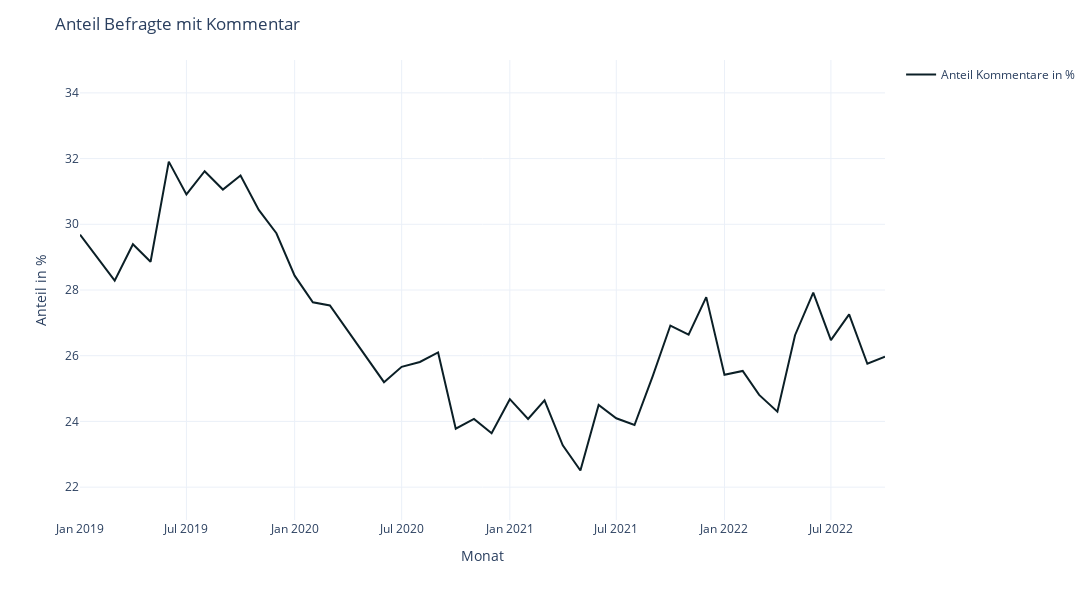

Notebook code for this chart:
### Code cell
fig = px.line(df_counts_month,
              x="yearmonth",
              y='Kommentar Ratio in %',
              color_discrete_sequence=color_discrete_sequence,
              template=template)
fig.update_layout(
    title="Anteil Befragte mit Kommentar",
    yaxis_title='Anteil in %',
    xaxis_title='Monat',
    width=1200, 
    height=600,
    )
fig.update_traces(line_width=2)
#fig.update_yaxes(range=(0,40))


# show legend for singel line plots
fig['data'][0]['showlegend'] = True
fig['data'][0]['name'] = 'Anteil Kommentare in %'

fig.update_yaxes(range=(21,35))

fig.show()

pio.write_image(fig,"images/fig-anteil-befragte-mit-kommentar.svg") #save fig as svg

### Figure 1 — Plotly figure (JSON) as saved in the notebook; plotly's stock layout.template omitted (floating-point values rounded to 4 significant figures)
{"data": [{"hovertemplate": "yearmonth=%{x}<br>Kommentar Ratio in %=%{y}<extra></extra>", "legendgroup": "", "line": {"color": "#0B1F26", "dash": "solid", "width": 2}, "marker": {"symbol": "circle"}, "mode": "lines", "name": "Anteil Kommentare in %", "orientation": "v", "showlegend": true, "type": "scatter", "x": ["2019-01-01T00:00:00", "2019-02-01T00:00:00", "2019-03-01T00:00:00", "2019-04-01T00:00:00", "2019-05-01T00:00:00", "2019-06-01T00:00:00", "2019-07-01T00:00:00", "2019-08-01T00:00:00", "2019-09-01T00:00:00", "2019-10-01T00:00:00", "2019-11-01T00:00:00", "2019-12-01T00:00:00", "2020-01-01T00:00:00", "2020-02-01T00:00:00", "2020-03-01T00:00:00", "2020-06-01T00:00:00", "2020-07-01T00:00:00", "2020-08-01T00:00:00", "2020-09-01T00:00:00", "2020-10-01T00:00:00", "2020-11-01T00:00:00", "2020-12-01T00:00:00", "2021-01-01T00:00:00", "2021-02-01T00:00:00", "2021-03-01T00:00:00", "2021-04-01T00:00:00", "2021-05-01T00:00:00", "2021-06-01T00:00:00", "2021-07-01T00:00:00", "2021-08-01T00:00:00", "2021-09-01T00:00:00", "2021-10-01T00:00:00", "2021-11-01T00:00:00", "2021-12-01T00:00:00", "2022-01-01T00:00:00", "2022-02-01T00:00:00", "2022-03-01T00:00:00", "2022-04-01T00:00:00", "2022-05-01T00:00:00", "2022-06-01T00:00:00", "2022-07-01T00:00:00", "2022-08-01T00:00:00", "2022-09-01T00:00:00", "2022-10-01T00:00:00"], "xaxis": "x", "y": [29.68, 28.95, 28.28, 29.39, 28.86, 31.91, 30.91, 31.62, 31.06, 31.48, 30.44, 29.73, 28.44, 27.63, 27.53, 25.19, 25.66, 25.81, 26.1, 23.78, 24.08, 23.64, 24.68, 24.08, 24.64, 23.27, 22.51, 24.5, 24.1, 23.89, 25.38, 26.92, 26.64, 27.78, 25.42, 25.54, 24.81, 24.3, 26.62, 27.92, 26.48, 27.26, 25.76, 25.97], "yaxis": "y"}], "layout": {"height": 600, "legend": {"tracegroupgap": 0}, "margin": {"t": 60}, "title": {"text": "Anteil Befragte mit Kommentar"}, "width": 1200, "xaxis": {"anchor": "y", "domain": [0, 1], "title": {"text": "Monat"}}, "yaxis": {"anchor": "x", "domain": [0, 1], "range": [21, 35], "title": {"text": "Anteil in %"}}}}
